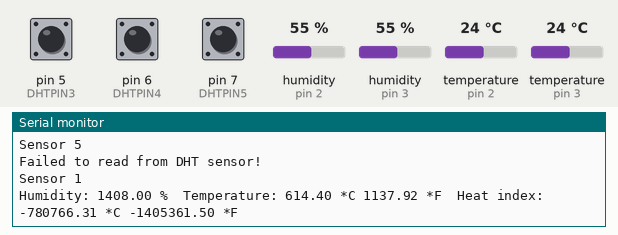
This sketch was run on a simulated Arduino Uno, built with avr-gcc and run on an emulated ATmega328P. On the bench: the last lines printed to the serial monitor. Wiring (inferred from the names in the program): 2 × DHT11 sensor: data pin 2 / data pin 3. The test bench sets the inputs (shaded band); at power-on: humidity (sensors on pin 2, pin 3) 55 %, temperature (sensors on pin 2, pin 3) 24 °C, pin 5 (DHTPIN3) HIGH, pin 6 (DHTPIN4) HIGH, pin 7 (DHTPIN5) HIGH.

Above: at 14.4 s.
14.5 s: humidity (sensor on pin 2) set to 22 %
At 19.0 s:
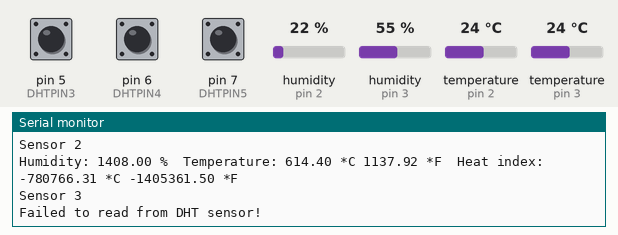
24.7 s: humidity (sensor on pin 3) set to 40 %
At 25.04 s:
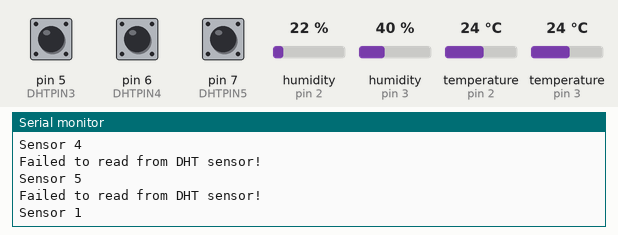
34.9 s: temperature (sensor on pin 2) set to 12 °C
At 37.8 s:
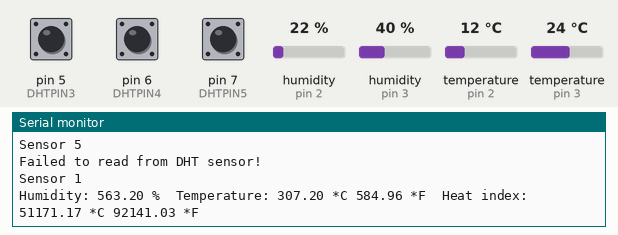
45.1 s: temperature (sensor on pin 3) set to 12 °C
At 46.3 s:
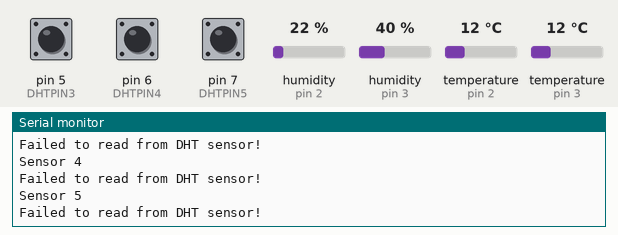
55.3 s: humidity (sensor on pin 2) set to 68 %
At 59.8 s:
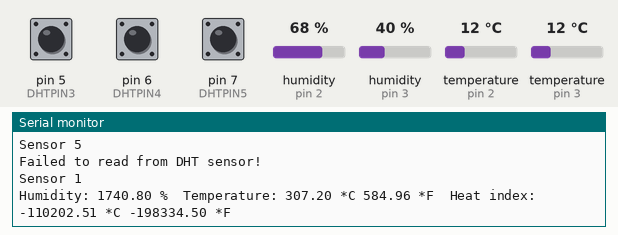
65.5 s: humidity (sensor on pin 3) set to 88 %
At 67.6 s:
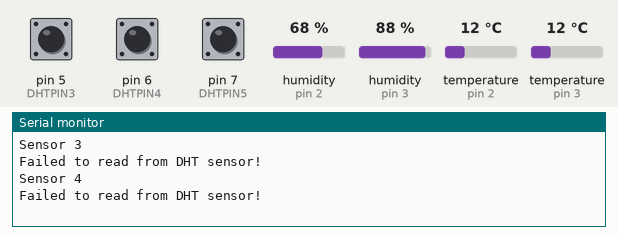
Timing chart, 0 to 69.1 s (numbered marks = the images above; inputs shaded):
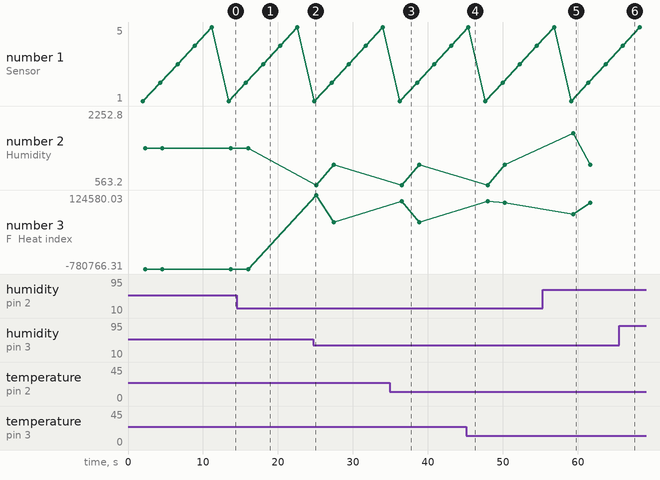

The sketch:

DHTtester1.ino
```cpp
// Example testing sketch for various DHT humidity/temperature sensors
// Written by ladyada, public domain

#include "DHT.h"

#define DHTPIN1 2     // what digital pin we're connected to
#define DHTPIN2 3     // what digital pin we're connected to
#define DHTPIN3 5     // what digital pin we're connected to
#define DHTPIN4 6     // what digital pin we're connected to
#define DHTPIN5 7     // what digital pin we're connected to


// Uncomment whatever type you're using!
//#define DHTTYPE DHT11   // DHT 11
#define DHTTYPE DHT22   // DHT 22  (AM2302), AM2321
//#define DHTTYPE DHT21   // DHT 21 (AM2301)


//Connecting power to 3.5V and ground to one of two ground pins
// Connected pin 2 is sensor 1
// Connected pin 3 is sensor 2
// Connected pin 5 is sensor 3
// Connected pin 6 is sensor 4
// Connected pin 7 is sensor 5

// Initialize DHT sensors
DHT dht1(DHTPIN1, DHTTYPE);
DHT dht2(DHTPIN2, DHTTYPE);
DHT dht3(DHTPIN3, DHTTYPE);
DHT dht4(DHTPIN4, DHTTYPE);
DHT dht5(DHTPIN5, DHTTYPE);
int myround = 1;

void setup() { //intializer
  Serial.begin(9600);
  Serial.println("DHTxx test!");

  dht1.begin();
  dht2.begin();
  dht3.begin();
  dht4.begin();
  dht5.begin();
}

void loop() {
  // Wait a few seconds between measurements.
  delay(2000);
  DHT dht(0,0);
  switch (myround){
  //Each round, ping a different sensor.
  //Makes the loop more efficient
    case 1:
      dht = dht1;
      Serial.println("Sensor 1");
      myround++; break;
    case 2:
      dht = dht2;
      Serial.println("Sensor 2");
      myround++; break;
    case 3:
      dht = dht3;
      Serial.println("Sensor 3");
      myround++; break;
    case 4:
      dht = dht4;
      Serial.println("Sensor 4");
      myround++; break;
    case 5:
      dht = dht5;
      Serial.println("Sensor 5");
      myround = 1; break;
  }

  // Reading temperature or humidity takes about 250 milliseconds!
  // Sensor readings may also be up to 2 seconds 'old' (its a very slow sensor)
  float h = dht.readHumidity();
  // Read temperature as Celsius (the default)
  float t = dht.readTemperature();
  // Read temperature as Fahrenheit (isFahrenheit = true)
  float f = dht.readTemperature(true);

  // Check if any reads failed and exit early (to try again).

 //Usually means it's not plugged in properly, check connections.
  if (isnan(h) || isnan(t) || isnan(f)) {
    Serial.println("Failed to read from DHT sensor!");
    return;
  }

  // Compute heat index in Fahrenheit (the default)
  float hif = dht.computeHeatIndex(f, h);
  // Compute heat index in Celsius (isFahreheit = false)
  float hic = dht.computeHeatIndex(t, h, false);

  Serial.print("Humidity: ");
  Serial.print(h);
  Serial.print(" %\t");
  Serial.print("Temperature: ");
  Serial.print(t);
  Serial.print(" *C ");
  Serial.print(f);
  Serial.print(" *F\t");
  Serial.print("Heat index: ");
  Serial.print(hic);
  Serial.print(" *C ");
  Serial.print(hif);
  Serial.println(" *F");
}
```

Measured:
- after the input at 34.9 s, the serial monitor: prints a new line after 1.6 s (image 3)
- after the input at 55.3 s, the serial monitor: prints a new line after 4.1 s (image 5)
- plotted number 2: 1408 → 1024 after the input at 24.7 s, 1024 → 2252.8 after the input at 65.5 s
- plotted number 3: -780766.31 → -205948.9 after the input at 24.7 s, -205948.9 → 31493.3 after the input at 45.1 s, 31493.3 → -294210.78 after the input at 65.5 s
